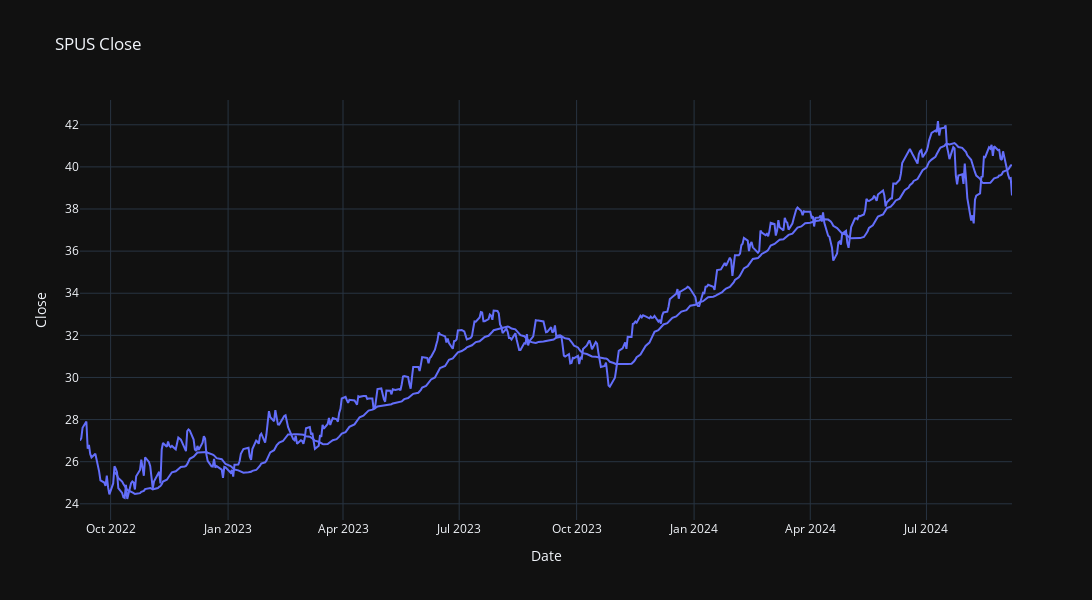

Here is the notebook cell this chart was saved with:
### Code cell
fig = px.line(stocks, x='Date', y=stocks["Close"], title="SPUS Close", template="plotly_dark", height=600, width=1100,
             labels={
                
                   
                   "value":"Price"
                            
                 }
)

fig.add_traces(px.line(stocks, x="Date", y=stocks["SMA20"],).data
)


fig.show()

### Figure 1 — Plotly figure (JSON) as saved in the notebook; plotly's stock layout.template omitted (floating-point values rounded to 4 significant figures; data arrays with more than 128 entries replaced by an {"elided": "..."} marker saying what was removed)
{"data": [{"hovertemplate": "Date=%{x}<br>Close=%{y}<extra></extra>", "legendgroup": "", "line": {"color": "#636efa", "dash": "solid"}, "marker": {"symbol": "circle"}, "mode": "lines", "name": "", "orientation": "v", "showlegend": false, "type": "scatter", "x": {"elided": "503 str values"}, "xaxis": "x", "y": {"elided": "503 float values"}, "yaxis": "y"}, {"hovertemplate": "Date=%{x}<br>SMA20=%{y}<extra></extra>", "legendgroup": "", "line": {"color": "#636efa", "dash": "solid"}, "marker": {"symbol": "circle"}, "mode": "lines", "name": "", "orientation": "v", "showlegend": false, "type": "scatter", "x": {"elided": "503 str values"}, "xaxis": "x", "y": {"elided": "503 float values"}, "yaxis": "y"}], "layout": {"height": 600, "legend": {"tracegroupgap": 0}, "title": {"text": "SPUS Close"}, "width": 1100, "xaxis": {"anchor": "y", "autorange": true, "domain": [0, 1], "range": ["2022-09-07", "2024-09-06"], "title": {"text": "Date"}, "type": "date"}, "yaxis": {"anchor": "x", "autorange": true, "domain": [0, 1], "range": [23.23, 43.18], "title": {"text": "Close"}, "type": "linear"}}}
